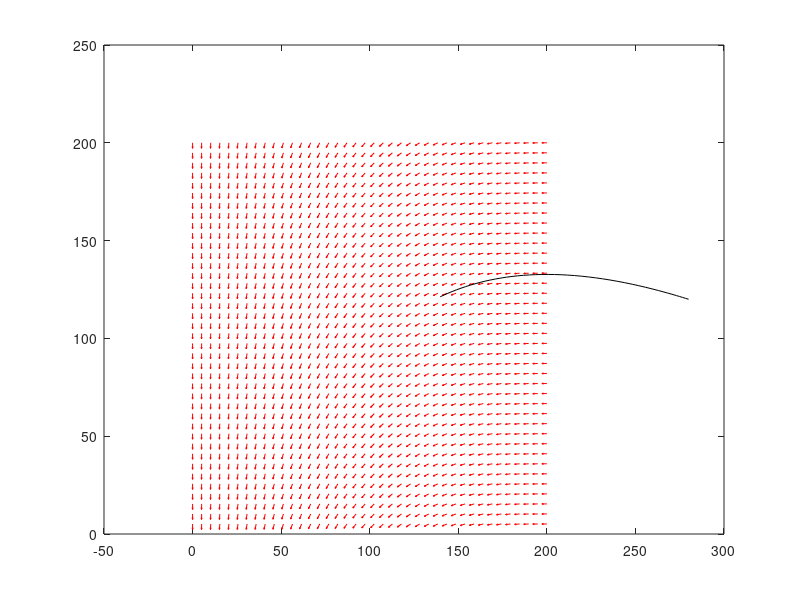

The MATLAB script that drew this image: (Note: this script raises an error after producing the figure.)
%% phase_plot

tic;
clc;clear;

beta = .003;
gamma = .6;
nu = .2;
N = 400;

x1i = 0;
x1f = 200;
x2i = 0;
x2f = 200;
n = 40;

percent_sick = .3;
% System of DE
%f = @(x1,x2) -beta.*x1.*x2 - nu*x1 - nu*x2 +nu*N;
%g = @(x1,x2) (beta.*x1 - gamma).*x2;

f = @(x1,x2) -beta.*x1.*x2;
g = @(x1,x2) (beta.*x1 - gamma).*x2;
tInt = [0,1.8];
x0 = [N*(1-percent_sick),N*percent_sick];
func = @(t,x) [f(x(1),x(2)); ...
               g(x(1),x(2))];
[T,X] = ode45(func,tInt,x0);

%% Arrays
x1 = linspace(x1i,x1f,n);
x2 = linspace(x2i,x2f,n);
[X1,X2] = meshgrid(x1,x2);

%% Calc
dx1 = f(X1,X2);
dx2 = g(X1,X2);
u = dx1./sqrt(dx1.^2 + dx2.^2);
v = dx2./sqrt(dx1.^2 + dx2.^2);

%% Display
quiver(X1,X2,u,v,.4,'r')
hold on
    plot(X(:,1),X(:,2),'k');
hold off
hold on
    fimplicit(f,'b',[x1i x1f x2i x2f])
hold off
hold on
    fimplicit(g,'g',[x1i x1f x2i x2f])
hold off
axis([x1i x1f x2i x2f]);
xlabel('x1')
ylabel('x2')